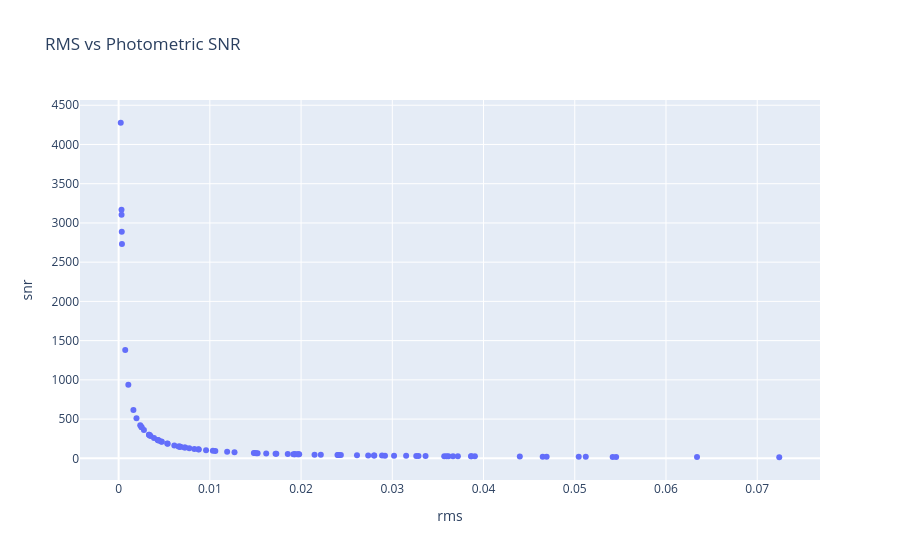

Notebook code for this chart:
### Code cell
fig = px.scatter(

    quality_success,

    x="rms",

    y=snr_column,

    hover_data=["tic_id","sector"],

    title="RMS vs Photometric SNR"

)

fig.show()

fig.write_html(
    FIGURE_DIR / "rms_vs_snr.html"
)
